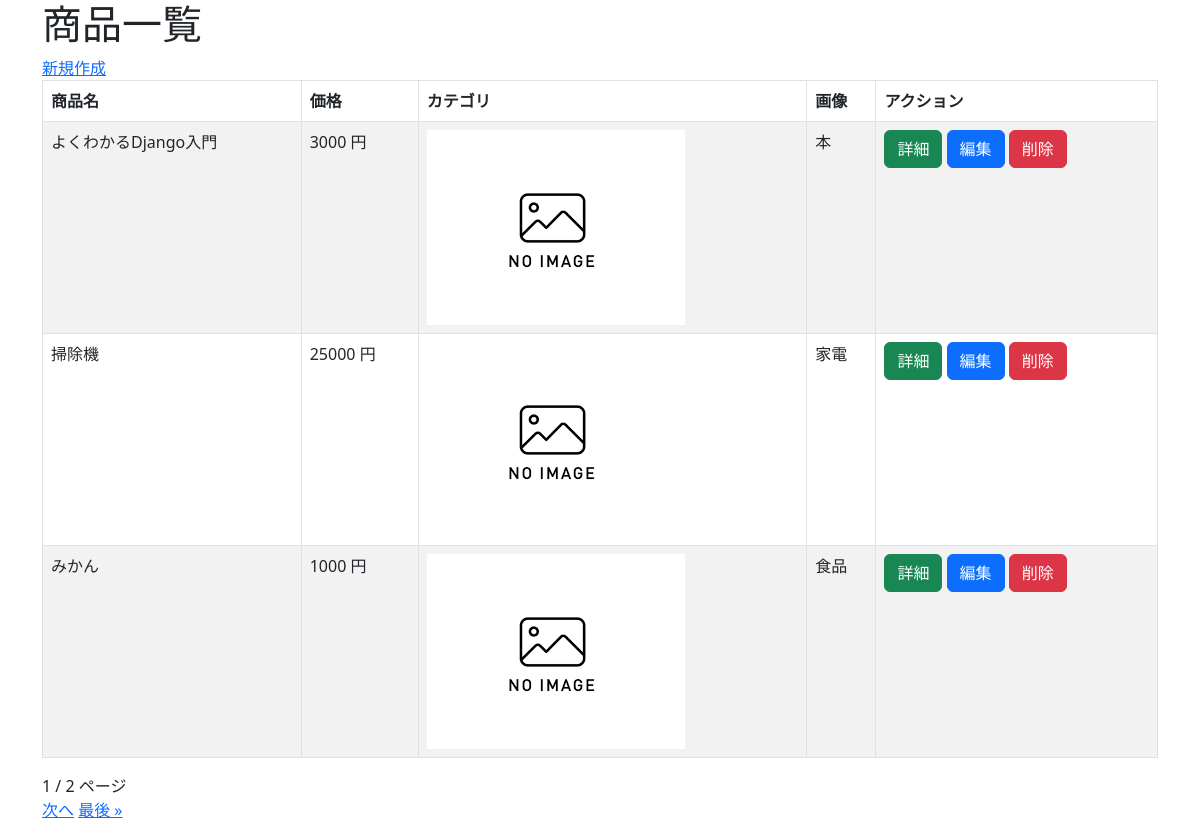
/crud/, run on the app's committed database.
### crud/models.py (models this page shows, shortened)
class Product(models.Model):
    name = models.CharField(max_length=200)
    price = models.PositiveBigIntegerField()
    category = models.ForeignKey(Category, on_delete=models.CASCADE)
    img = models.ImageField(blank=True, default='noImage.png')
    description = models.TextField(blank=True, null=True)

class Category(models.Model):
    name = models.CharField(max_length=200)
    def __str__(self):
        return self.name

### crud/views.py (the view)
# urls.py: path('crud/', views.ProductListView.as_view(), name="list"),
class ProductListView(ListView):
    model = Product
    paginate_by = 3

### crud/templates/crud/product_list.html (shortened to what this page needs)
{% extends "base.html" %}
{% block content %}
<h1>商品一覧</h1>
<a href="{% url 'new' %}">新規作成</a>
<table class="table table-striped table-hover table-bordered">
  <thead>
    <tr>
      <th>商品名</th>
      <th>価格</th>
      <th>カテゴリ</th>
      <th>画像</th>
      <th>アクション</th>
    </tr>
  </thead>
  {% for product in object_list %}
  <tr>
    <td>{{ product.name }}</td>
    <td>{{ product.price }} 円</td>
    <td><img src="{{ product.img.url }}" style="width:100px height:auto;"></td>
    <td>{{ product.category }}</td>
    <td>
      <button class="btn btn-success" onclick="location.href='{% url 'detail' pk=product.pk %}'">詳細</button>
      <button class="btn btn-primary" onclick="location.href='{% url 'edit' pk=product.pk %}'">編集</button>
      <button class="btn btn-danger" onclick="location.href='{% url 'delete' pk=product.pk %}'">削除</button>
    </td>
  </tr>
  {% endfor %}
</table>
{{ page_obj.number }} / {{ page_obj.paginator.num_pages }} ページ<br>
{% if page_obj.has_next %}
<a href="?page={{ page_obj.next_page_number }}">次へ</a>
<a href="?page={{ page_obj.paginator.num_pages }}">最後 &raquo;</a>
{% endif %}
{% endblock %}

### crud/templates/base.html (shortened to what this page needs)
<!DOCTYPE html>
<html lang="ja">
<head>
  <link href="https://cdn.jsdelivr.net/npm/bootstrap@5.3.0-alpha3/dist/css/bootstrap.min.css" rel="stylesheet">
</head>
</head>
<body>
  <div class="container">
    {% block content %}{% endblock %}
  </div>
</body>
</html>

### data on the page
Product: name "よくわかるDjango入門", price "3000", img (placeholder picture), category "本"
Product: name "掃除機", price "25000", img (placeholder picture), category "家電"
Product: name "みかん", price "1000", img (placeholder picture), category "食品"

### other printed values
{{ page_obj.number }} "1"
{{ page_obj.paginator.num_pages }} "2"
